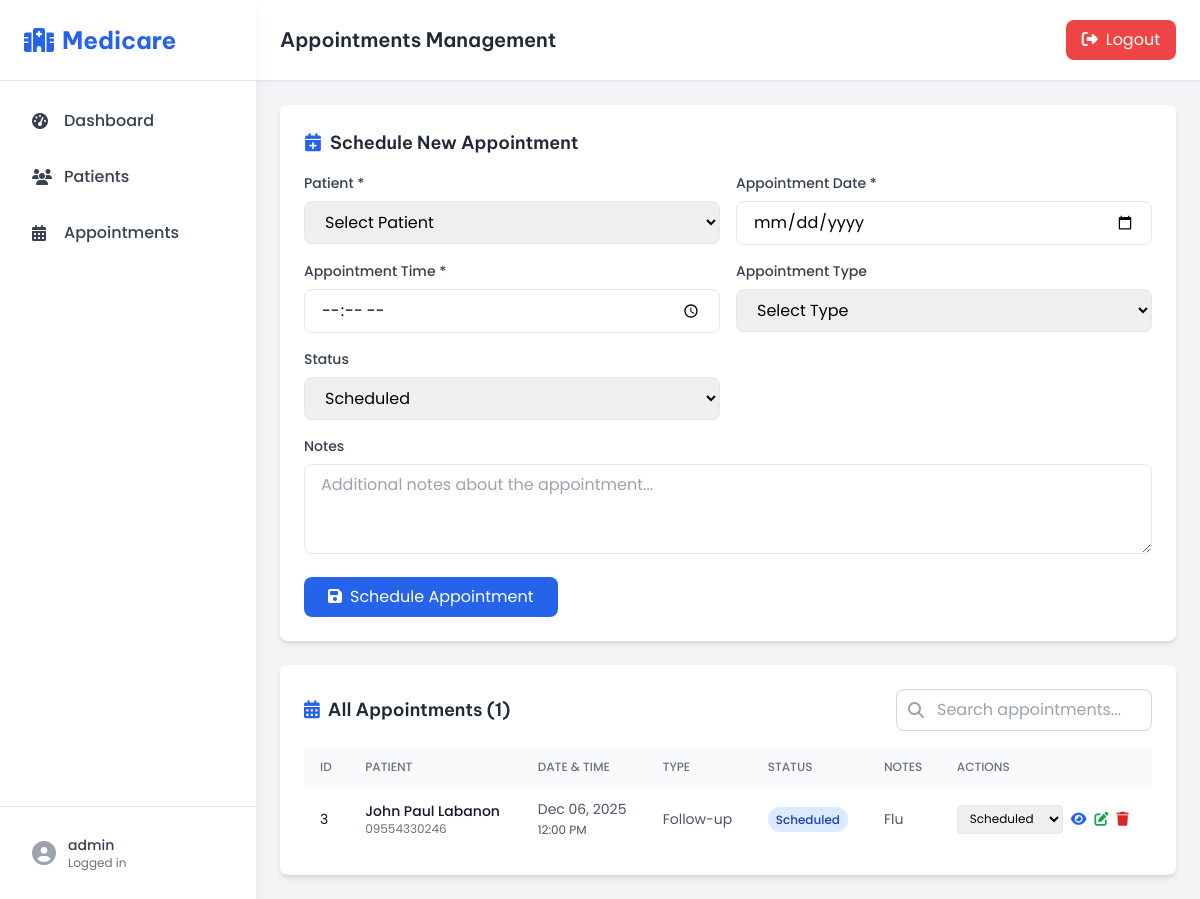
Screenshot of /php/pages/appointments.php (signed in) with the database file from the repository.
### tables this page shows
CREATE TABLE `appointments` (
  `appointment_id` int(255) NOT NULL,
  `patient_id` int(255) NOT NULL,
  `appointment_date` datetime NOT NULL,
  `appointment_type` varchar(100) DEFAULT NULL,
  `notes` text DEFAULT NULL,
  `status` varchar(50) DEFAULT 'Scheduled',
  `created_at` datetime DEFAULT current_timestamp(),
  `updated_at` datetime DEFAULT current_timestamp() ON UPDATE current_timestamp()
);

CREATE TABLE `patients` (
  `patient_id` int(255) NOT NULL,
  `first_name` varchar(255) NOT NULL,
  `last_name` varchar(255) NOT NULL,
  `email` varchar(255) NOT NULL,
  `phone` varchar(50) NOT NULL,
  `date_of_birth` date DEFAULT NULL,
  `gender` varchar(20) DEFAULT NULL,
  `address` text DEFAULT NULL,
  `created_at` datetime DEFAULT current_timestamp(),
  `updated_at` datetime DEFAULT current_timestamp() ON UPDATE current_timestamp()
);

### php/pages/appointments.php (the view, shortened to what this page needs)
<?php
require_once __DIR__ . '/../../includes/connection.php';
$appointments = [];
try {
    $result = $conn->query("
        SELECT a.*, p.first_name, p.last_name, p.phone, p.email
        FROM appointments a
        LEFT JOIN patients p ON a.patient_id = p.patient_id
        ORDER BY a.appointment_date DESC
    ");
    if ($result) {
        $appointments = $result->fetch_all(MYSQLI_ASSOC);
    }
} catch (Exception $e) {
    $appointments = [];
}
?>
<!DOCTYPE html>
<html lang="en">
<?php include __DIR__ . '/../../includes/head.php'; ?>
<body class="bg-gray-100 min-h-screen">
    <?php include __DIR__ . '/../../includes/sidebar.php'; ?>
    <div class="ml-64">
        <header class="sticky top-0 z-30 bg-white shadow-sm border-b border-gray-200 px-6 py-5">
            <div class="flex justify-between items-center">
                <h2 class="text-xl font-semibold text-gray-800">Appointments Management</h2>
                <form action="../authentication/logout.php" method="POST" class="inline-block">
                    <button type="submit" class="bg-red-500 text-white px-4 py-2 rounded-lg hover:bg-red-600 transition">
                        <i class="fas fa-sign-out-alt mr-2"></i>Logout
                    </button>
                </form>
            </div>
        </header>
        <main class="p-6">
            <div class="bg-white rounded-lg shadow-md p-6 mb-6">
                <h3 class="text-lg font-semibold text-gray-800 mb-4">
                    <i class="fas fa-calendar-plus mr-2 text-blue-600"></i>Schedule New Appointment
                </h3>
                <form method="POST" action="" class="grid grid-cols-1 md:grid-cols-2 gap-4">
                    <div>
                        <label class="block text-gray-700 text-sm font-medium mb-2">Patient *</label>
                        <select name="patient_id" required
                            class="w-full px-4 py-2 border rounded-lg focus:outline-none focus:ring-2 focus:ring-blue-400">
                            <option value="">Select Patient</option>
                        </select>
                    </div>
                    <div>
                        <label class="block text-gray-700 text-sm font-medium mb-2">Appointment Date *</label>
                        <input type="date" name="appointment_date" required
                            class="w-full px-4 py-2 border rounded-lg focus:outline-none focus:ring-2 focus:ring-blue-400"
                            min="<?php echo date('Y-m-d'); ?>">
                    </div>
                    <div>
                        <label class="block text-gray-700 text-sm font-medium mb-2">Appointment Time *</label>
                        <input type="time" name="appointment_time" required
                            class="w-full px-4 py-2 border rounded-lg focus:outline-none focus:ring-2 focus:ring-blue-400">
                    </div>
                    <div>
                        <label class="block text-gray-700 text-sm font-medium mb-2">Appointment Type</label>
                        <select name="appointment_type"
                            class="w-full px-4 py-2 border rounded-lg focus:outline-none focus:ring-2 focus:ring-blue-400">
                            <option value="">Select Type</option>
                        </select>
                    </div>
                    <div>
                        <label class="block text-gray-700 text-sm font-medium mb-2">Status</label>
                        <select name="status"
                            class="w-full px-4 py-2 border rounded-lg focus:outline-none focus:ring-2 focus:ring-blue-400">
                            <option value="Scheduled">Scheduled</option>
                        </select>
                    </div>
                    <div class="md:col-span-2">
                        <label class="block text-gray-700 text-sm font-medium mb-2">Notes</label>
                        <textarea name="notes" rows="3"
                            class="w-full px-4 py-2 border rounded-lg focus:outline-none focus:ring-2 focus:ring-blue-400"
                            placeholder="Additional notes about the appointment..."></textarea>
                    </div>
                    <div class="md:col-span-2">
                        <button type="submit" class="bg-blue-600 text-white px-6 py-2 rounded-lg hover:bg-blue-700 transition">
                            <i class="fas fa-save mr-2"></i>Schedule Appointment
                        </button>
                    </div>
                </form>
            </div>
            <div class="bg-white rounded-lg shadow-md p-6">
                <div class="flex justify-between items-center mb-4">
                    <h3 class="text-lg font-semibold text-gray-800">
                        <i class="fas fa-calendar-alt mr-2 text-blue-600"></i>All Appointments (<span id="appointmentCount"><?php echo count($appointments); ?></span>)
                    </h3>
                    <div class="flex items-center space-x-2">
                        <div class="relative">
                            <input type="text" id="searchAppointments" placeholder="Search appointments..."
                                class="pl-10 pr-4 py-2 border border-gray-300 rounded-lg focus:outline-none focus:ring-2 focus:ring-blue-400 w-64">
                            <i class="fas fa-search absolute left-3 top-1/2 transform -translate-y-1/2 text-gray-400"></i>
                        </div>
                    </div>
                </div>
                <?php if (empty($appointments)): ?>
                    <div class="text-center py-12">
                        <i class="fas fa-calendar-times text-gray-400 text-5xl mb-4"></i>
                        <p class="text-gray-600 mb-2">No appointments found</p>
                        <p class="text-sm text-gray-500">Schedule a new appointment using the form above</p>
                    </div>
                <?php else: ?>
                    <div class="overflow-x-auto">
                        <table class="w-full">
                            <thead class="bg-gray-50">
                                <tr>
                                    <th class="px-4 py-3 text-left text-xs font-medium text-gray-500 uppercase">ID</th>
                                    <th class="px-4 py-3 text-left text-xs font-medium text-gray-500 uppercase">Patient</th>
                                    <th class="px-4 py-3 text-left text-xs font-medium text-gray-500 uppercase">Date & Time</th>
                                    <th class="px-4 py-3 text-left text-xs font-medium text-gray-500 uppercase">Type</th>
                                    <th class="px-4 py-3 text-left text-xs font-medium text-gray-500 uppercase">Status</th>
                                    <th class="px-4 py-3 text-left text-xs font-medium text-gray-500 uppercase">Notes</th>
                                    <th class="px-4 py-3 text-left text-xs font-medium text-gray-500 uppercase">Actions</th>
                                </tr>
                            </thead>
                            <tbody class="divide-y divide-gray-200">
                                <?php foreach ($appointments as $appointment): ?>
                                    <tr class="hover:bg-gray-50 appointment-row"
                                        data-patient="<?php echo strtolower(htmlspecialchars(($appointment['first_name'] ?? '') . ' ' . ($appointment['last_name'] ?? ''))); ?>"
                                        data-phone="<?php echo htmlspecialchars($appointment['phone'] ?? ''); ?>"
                                        data-type="<?php echo strtolower(htmlspecialchars($appointment['appointment_type'] ?? '')); ?>"
                                        data-status="<?php echo strtolower(htmlspecialchars($appointment['status'] ?? '')); ?>">
                                        <td class="px-4 py-3 text-sm text-gray-900"><?php echo htmlspecialchars($appointment['appointment_id'] ?? ''); ?></td>
                                        <td class="px-4 py-3 text-sm">
                                            <div class="font-medium text-gray-900">
                                                <?php echo htmlspecialchars(($appointment['first_name'] ?? '') . ' ' . ($appointment['last_name'] ?? '')); ?>
                                            </div>
                                            <div class="text-xs text-gray-500"><?php echo htmlspecialchars($appointment['phone'] ?? ''); ?></div>
                                        </td>
                                        <td class="px-4 py-3 text-sm text-gray-600">
                                            <?php
                                            if ($appointment['appointment_date']) {
                                                echo date('M d, Y', strtotime($appointment['appointment_date'])) . '<br>';
                                                echo '<span class="text-xs">' . date('h:i A', strtotime($appointment['appointment_date'])) . '</span>';
                                            } else {
                                                echo 'N/A';
                                            }
                                            ?>
                                        </td>
                                        <td class="px-4 py-3 text-sm text-gray-600"><?php echo htmlspecialchars($appointment['appointment_type'] ?? 'N/A'); ?></td>
                                        <td class="px-4 py-3 text-sm">
                                            <?php
                                            $status = $appointment['status'] ?? 'Scheduled';
                                            $statusColors = [
                                                'Scheduled' => 'bg-blue-100 text-blue-800',
                                                'Confirmed' => 'bg-green-100 text-green-800',
                                                'Cancelled' => 'bg-red-100 text-red-800',
                                                'Completed' => 'bg-gray-100 text-gray-800'
                                            ];
                                            $colorClass = $statusColors[$status] ?? 'bg-gray-100 text-gray-800';
                                            ?>
                                            <span class="px-2 py-1 rounded-full text-xs font-medium <?php echo $colorClass; ?>">
                                                <?php echo htmlspecialchars($status); ?>
                                            </span>
                                        </td>
                                        <td class="px-4 py-3 text-sm text-gray-600">
                                            <?php echo htmlspecialchars(substr($appointment['notes'] ?? '', 0, 50)); ?>
                                        </td>
                                        <td class="px-4 py-3 text-sm">
                                            <div class="flex items-center space-x-2">
                                                <form method="POST" action="" class="inline">
                                                    <select name="status" onchange="this.form.submit()"
                                                        class="text-xs border rounded px-2 py-1 focus:outline-none focus:ring-1 focus:ring-blue-400">
                                                        <option value="Scheduled" <?php echo ($appointment['status'] ?? '') === 'Scheduled' ? 'selected' : ''; ?>>Scheduled</option>
                                                    </select>
                                                </form>
                                                <button onclick="openAppointmentViewModal(<?php echo htmlspecialchars(json_encode($appointment), ENT_QUOTES); ?>)"
                                                    class="text-blue-600 hover:text-blue-800" title="View">
                                                    <i class="fas fa-eye"></i>
                                                </button>
                                                <button onclick="openAppointmentEditModal(<?php echo htmlspecialchars(json_encode($appointment), ENT_QUOTES); ?>)"
                                                    class="text-green-600 hover:text-green-800" title="Edit">
                                                    <i class="fas fa-edit"></i>
                                                </button>
                                                <form method="POST" action="" class="inline" onsubmit="return confirm('Are you sure you want to delete this appointment?');">
                                                    <button type="submit" class="text-red-600 hover:text-red-800" title="Delete">
                                                        <i class="fas fa-trash"></i>
                                                    </button>
                                                </form>
                                            </div>
                                        </td>
                                    </tr>
                                <?php endforeach; ?>
                            </tbody>
                        </table>
                    </div>
                <?php endif; ?>
            </div>
        </main>
    </div>
</body>
</html>

### rows the page displays
appointments: appointment_id "3", patient.last_name "John Paul Labanon", patient.phone "09554330246", appointment_date "Dec 06, 2025", appointment_date "12:00 PM", appointment_type "Follow-up", status "Scheduled", notes "Flu"

### other values shown
$_SESSION['username'] "admin"
count($appointments) "1"
